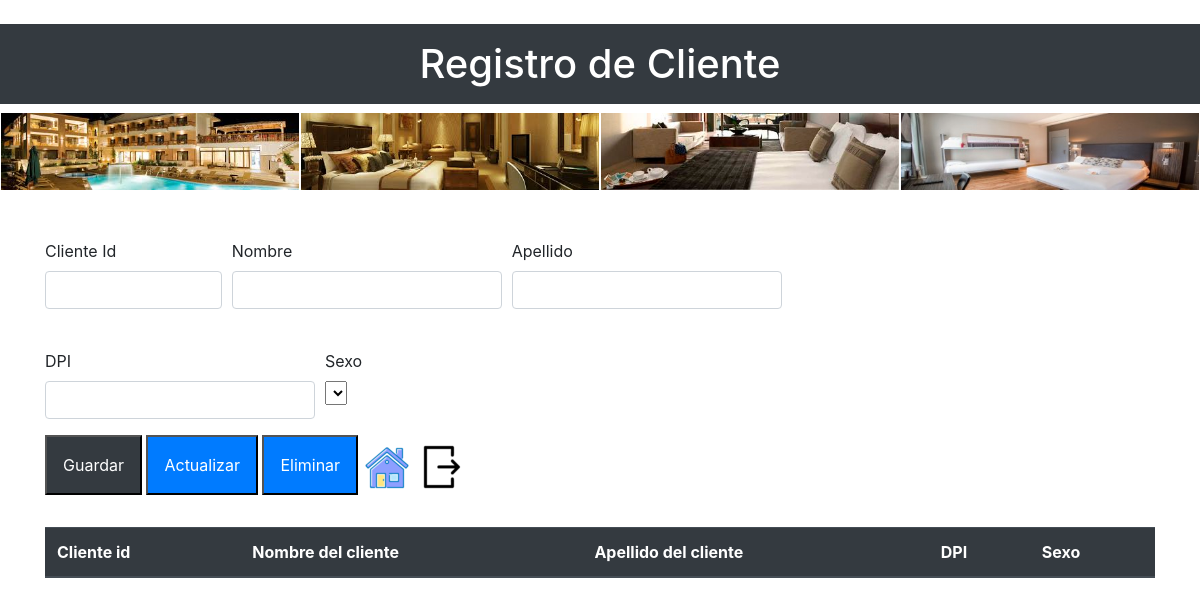
Page /rol_Empleado/diseno_nuvcliente.php on the earlier database version.
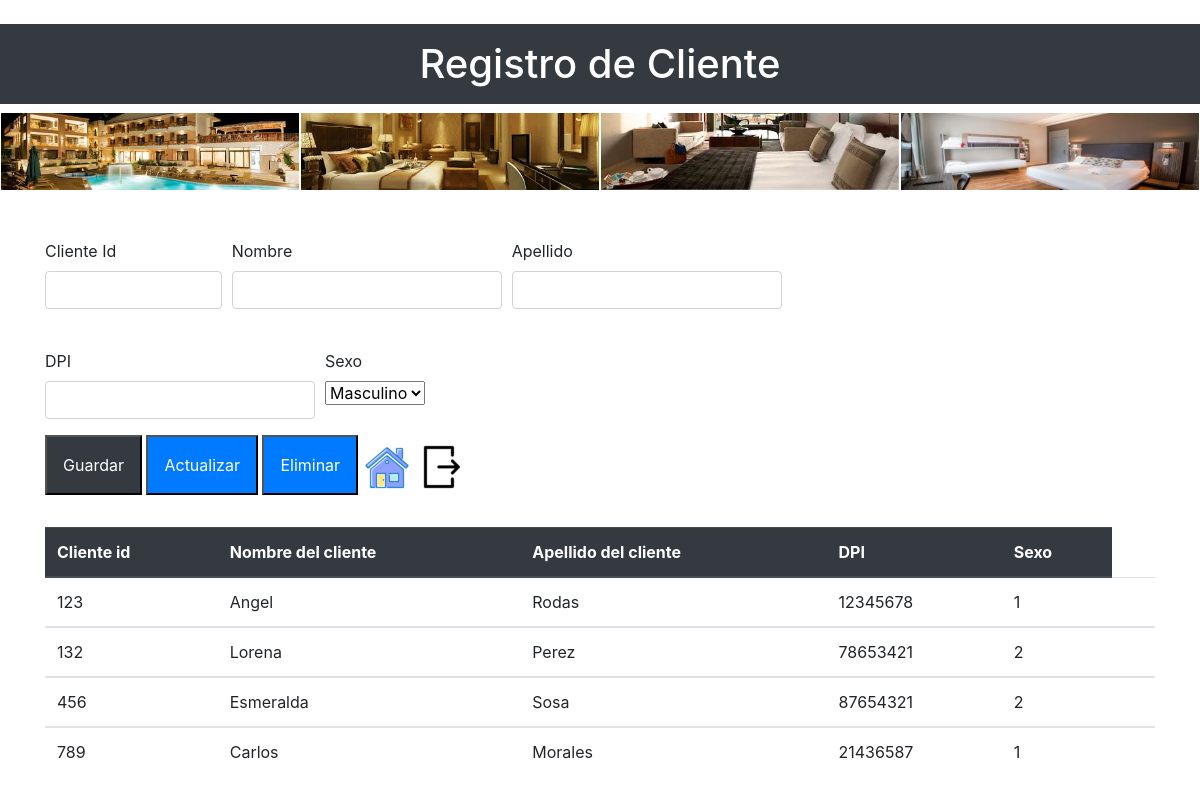
Same page on the later database version.
### tables this page shows
CREATE TABLE `cliente` (
  `cliente_id` int(11) NOT NULL,
  `nombre_cliente` text NOT NULL,
  `apellido_cliente` text NOT NULL,
  `Dpi` int(11) NOT NULL,
  `sexo_id` int(11) NOT NULL
);

### rol_Empleado/diseno_nuvcliente.php (the view, shortened to what this page needs)
<!DOCTYPE html>
<html lang="en">
<head>
   <link rel="stylesheet" href="https://cdn.jsdelivr.net/npm/bootstrap@4.5.3/dist/css/bootstrap.min.css">
</head>
<body>
    <br>
    <h1 class="text-center"><div class="p-3 mb-2 bg-dark text-white">Registro de Cliente</div></h1>
    <table>
      <tr>
        <th><img src="imgensE/img1.jpg" class="d-block w-100" ></th>
        <th><img src="imgensE/img2.jpg" class="d-block w-100" ></th>
        <th><img src="imgensE/img3.jpg" class="d-block w-100" ></th>
        <th><img src="imgensE/img4.jpg" class="d-block w-100" ></th>
      </tr>
    </table>
        <br> <br>
  <div class="container">
   <form id="frmncliente" method="post">
        <div class="form-row">
           <div class="form-group col-md-2">
             <label for="txt_cid">Cliente Id</label>
             <input type="text" class="form-control" name="txt_cid" id="txt_cid">
           </div>
           <div class="form-group col-md-3">
              <label for="txt_nom">Nombre </label>
              <input type="text" class="form-control" name="txt_nom" id="txt_nom">
           </div>
           <div class="form-group col-md-3">
              <label for="txt_apellido">Apellido</label>
              <input type="text" class="form-control" name="txt_apellido" id="txt_apellido">
           </div>
        </div><br>
        <div class="form-row">
           <div class="form-group col-md-3">
              <label for="txt_dpi">DPI</label>
              <input type="text" class="form-control" name="txt_dpi" id="txt_dpi" >
           </div>
           <div class="form-group col-md-5">
              <label for="txt_sexo">Sexo</label><br>
              <select class="" name="txt_sexo" id="txt_sexo">
                <?php
                  include "daoem/conexion.php";
                  $sql = "select * from sexo";
                  $ejecutar = mysqli_query($conexion, $sql);
                  while($txt_sexo = mysqli_fetch_array($ejecutar)){
                  echo "<option value='".$txt_sexo ['sexo_id']."'>".utf8_encode($txt_sexo ['tipo_sexo'])."</option>";
                  }
                ?>
              </select>
           </div>
        </div>
        <div>
             <button type="submit" class="p-3 mb-2 bg-dark text-white" name="btnguardar" id="btnguardarnv">Guardar</button>
             <button type="submit" class="p-3 mb-2 bg-primary text-white" name="btnactualizar" id="btnactualizarvn">Actualizar</button>
             <button type="submit" class="p-3 mb-2 bg-primary text-white" name="btnactualizar" id="bteliminarvn">Eliminar</button>
             <tr><td><a href="Menu_Empleado.php"><img src="imgensE/imge.4.png"  ></td></tr>
             <tr><td><a href="../Seccion.php"><img src="imgensE/imge.5.png" ></td></tr>
        </div>
    </form>
  </div><br>
  <div class="container">
    <table class="table">
     <thead class="thead-dark">
       <tr>
          <th scope="col">Cliente id</th>
          <th scope="col">Nombre del cliente</th>
          <th scope="col">Apellido del cliente</th>
          <th scope="col">DPI</th>
          <th scope="col">Sexo</th>
       </tr>
      </thead>
      <?php
          include "daoem/conexion.php";
          $sql = "select * from cliente";
          $ejecutar = mysqli_query($conexion, $sql);
          while ($fila = mysqli_fetch_array($ejecutar)){
      ?>
      <tbody>
        <td><?php echo $fila['cliente_id']?></td>
        <td><?php echo $fila['nombre_cliente']?></td>
        <td><?php echo $fila['apellido_cliente']?></td>
        <td><?php echo $fila['Dpi']?></td>
        <td><?php echo $fila['sexo_id']?></td>
        <td></td>
      </tbody>
        <?php
        }
        ?>
        </table>
  </div>
</body>
</html>

Differences in the rows shown:
added cliente: cliente "123", nombre_cliente "Angel", apellido_cliente "Rodas", Dpi "12345678", sexo "1"
added cliente: cliente "132", nombre_cliente "Lorena", apellido_cliente "Perez", Dpi "78653421", sexo "2"
added cliente: cliente "456", nombre_cliente "Esmeralda", apellido_cliente "Sosa", Dpi "87654321", sexo "2"
added cliente: cliente "789", nombre_cliente "Carlos", apellido_cliente "Morales", Dpi "21436587", sexo "1"
Other differences:
form field txt_sexo: (not shown) → "Masculino"
